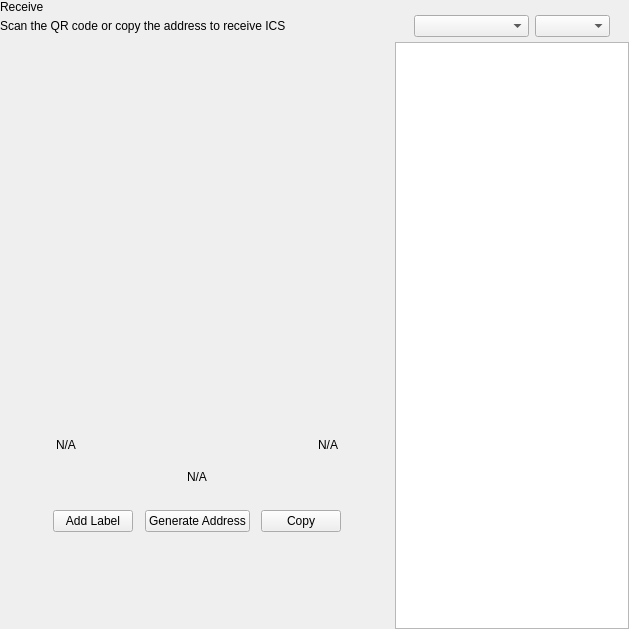
<?xml version="1.0" encoding="UTF-8"?>
<ui version="4.0">
 <class>ReceiveWidget</class>
 <widget class="QWidget" name="ReceiveWidget">
  <property name="geometry">
   <rect>
    <x>0</x>
    <y>0</y>
    <width>629</width>
    <height>629</height>
   </rect>
  </property>
  <property name="minimumSize">
   <size>
    <width>0</width>
    <height>0</height>
   </size>
  </property>
  <property name="windowTitle">
   <string>Form</string>
  </property>
  <layout class="QHBoxLayout" name="horizontalLayout_2" stretch="2,1">
   <property name="spacing">
    <number>0</number>
   </property>
   <property name="leftMargin">
    <number>0</number>
   </property>
   <property name="topMargin">
    <number>0</number>
   </property>
   <property name="rightMargin">
    <number>0</number>
   </property>
   <property name="bottomMargin">
    <number>0</number>
   </property>
   <item>
    <widget class="QWidget" name="left" native="true">
     <layout class="QVBoxLayout" name="verticalLayout_3">
      <property name="leftMargin">
       <number>0</number>
      </property>
      <property name="topMargin">
       <number>0</number>
      </property>
      <property name="rightMargin">
       <number>0</number>
      </property>
      <property name="bottomMargin">
       <number>0</number>
      </property>
      <item>
       <layout class="QVBoxLayout" name="verticalLayout_2">
        <property name="spacing">
         <number>0</number>
        </property>
        <property name="leftMargin">
         <number>0</number>
        </property>
        <item>
         <layout class="QHBoxLayout" name="horizontalLayout_3">
          <property name="spacing">
           <number>0</number>
          </property>
          <item>
           <layout class="QVBoxLayout" name="verticalLayout_4">
            <property name="spacing">
             <number>5</number>
            </property>
            <item>
             <widget class="QLabel" name="labelTitle">
              <property name="text">
               <string>Receive</string>
              </property>
             </widget>
            </item>
            <item alignment="Qt::AlignTop">
             <widget class="QLabel" name="labelSubtitle1">
              <property name="text">
               <string>Scan the QR code or copy the address to receive ICS</string>
              </property>
             </widget>
            </item>
           </layout>
          </item>
          <item>
           <spacer name="horizontalSpacer">
            <property name="orientation">
             <enum>Qt::Horizontal</enum>
            </property>
            <property name="sizeHint" stdset="0">
             <size>
              <width>40</width>
              <height>20</height>
             </size>
            </property>
           </spacer>
          </item>
         </layout>
        </item>
        <item>
         <spacer name="verticalSpacer_2">
          <property name="orientation">
           <enum>Qt::Vertical</enum>
          </property>
          <property name="sizeType">
           <enum>QSizePolicy::Expanding</enum>
          </property>
          <property name="sizeHint" stdset="0">
           <size>
            <width>20</width>
            <height>50</height>
           </size>
          </property>
         </spacer>
        </item>
        <item alignment="Qt::AlignHCenter">
         <widget class="QWidget" name="layoutQR" native="true">
          <property name="maximumSize">
           <size>
            <width>510</width>
            <height>16777215</height>
           </size>
          </property>
          <layout class="QVBoxLayout" name="verticalLayoutQr">
           <item>
            <spacer name="verticalSpacer11">
             <property name="orientation">
              <enum>Qt::Vertical</enum>
             </property>
             <property name="sizeType">
              <enum>QSizePolicy::Fixed</enum>
             </property>
             <property name="sizeHint" stdset="0">
              <size>
               <width>20</width>
               <height>20</height>
              </size>
             </property>
            </spacer>
           </item>
           <item alignment="Qt::AlignHCenter">
            <widget class="QLabel" name="labelQrImg">
             <property name="minimumSize">
              <size>
               <width>260</width>
               <height>260</height>
              </size>
             </property>
             <property name="maximumSize">
              <size>
               <width>260</width>
               <height>260</height>
              </size>
             </property>
             <property name="text">
              <string/>
             </property>
             <property name="alignment">
              <set>Qt::AlignCenter</set>
             </property>
            </widget>
           </item>
           <item>
            <spacer name="verticalSpacer_21">
             <property name="orientation">
              <enum>Qt::Vertical</enum>
             </property>
             <property name="sizeType">
              <enum>QSizePolicy::Fixed</enum>
             </property>
             <property name="sizeHint" stdset="0">
              <size>
               <width>20</width>
               <height>30</height>
              </size>
             </property>
            </spacer>
           </item>
           <item>
            <widget class="QWidget" name="widget" native="true">
             <property name="minimumSize">
              <size>
               <width>0</width>
               <height>0</height>
              </size>
             </property>
             <layout class="QHBoxLayout" name="horizontalLayout_5">
              <item>
               <widget class="QLabel" name="labelLabel">
                <property name="text">
                 <string notr="true">N/A</string>
                </property>
               </widget>
              </item>
              <item>
               <spacer name="horizontalSpacer_2">
                <property name="orientation">
                 <enum>Qt::Horizontal</enum>
                </property>
                <property name="sizeHint" stdset="0">
                 <size>
                  <width>141</width>
                  <height>20</height>
                 </size>
                </property>
               </spacer>
              </item>
              <item>
               <widget class="QLabel" name="labelDate">
                <property name="text">
                 <string notr="true">N/A</string>
                </property>
                <property name="alignment">
                 <set>Qt::AlignRight|Qt::AlignTrailing|Qt::AlignVCenter</set>
                </property>
               </widget>
              </item>
             </layout>
            </widget>
           </item>
           <item>
            <widget class="QLabel" name="labelAddress">
             <property name="sizePolicy">
              <sizepolicy hsizetype="Expanding" vsizetype="Preferred">
               <horstretch>0</horstretch>
               <verstretch>0</verstretch>
              </sizepolicy>
             </property>
             <property name="minimumSize">
              <size>
               <width>300</width>
               <height>0</height>
              </size>
             </property>
             <property name="text">
              <string notr="true">N/A</string>
             </property>
             <property name="alignment">
              <set>Qt::AlignCenter</set>
             </property>
            </widget>
           </item>
           <item>
            <spacer name="verticalSpacer_4">
             <property name="orientation">
              <enum>Qt::Vertical</enum>
             </property>
             <property name="sizeType">
              <enum>QSizePolicy::Fixed</enum>
             </property>
             <property name="sizeHint" stdset="0">
              <size>
               <width>20</width>
               <height>20</height>
              </size>
             </property>
            </spacer>
           </item>
           <item>
            <layout class="QHBoxLayout" name="horizontalLayout_4">
             <item alignment="Qt::AlignHCenter">
              <widget class="QPushButton" name="pushButtonLabel">
               <property name="focusPolicy">
                <enum>Qt::NoFocus</enum>
               </property>
               <property name="text">
                <string>Add Label</string>
               </property>
              </widget>
             </item>
             <item alignment="Qt::AlignHCenter">
              <widget class="QPushButton" name="pushButtonNewAddress">
               <property name="focusPolicy">
                <enum>Qt::NoFocus</enum>
               </property>
               <property name="text">
                <string>Generate Address</string>
               </property>
              </widget>
             </item>
             <item alignment="Qt::AlignHCenter">
              <widget class="QPushButton" name="pushButtonCopy">
               <property name="focusPolicy">
                <enum>Qt::NoFocus</enum>
               </property>
               <property name="text">
                <string>Copy</string>
               </property>
              </widget>
             </item>
            </layout>
           </item>
           <item>
            <spacer name="verticalSpacer_3">
             <property name="orientation">
              <enum>Qt::Vertical</enum>
             </property>
             <property name="sizeType">
              <enum>QSizePolicy::Expanding</enum>
             </property>
             <property name="sizeHint" stdset="0">
              <size>
               <width>20</width>
               <height>20</height>
              </size>
             </property>
            </spacer>
           </item>
          </layout>
         </widget>
        </item>
        <item>
         <spacer name="verticalSpacer">
          <property name="orientation">
           <enum>Qt::Vertical</enum>
          </property>
          <property name="sizeHint" stdset="0">
           <size>
            <width>20</width>
            <height>40</height>
           </size>
          </property>
         </spacer>
        </item>
       </layout>
      </item>
     </layout>
    </widget>
   </item>
   <item>
    <widget class="QWidget" name="right" native="true">
     <layout class="QVBoxLayout" name="verticalLayout_5">
      <property name="spacing">
       <number>0</number>
      </property>
      <property name="leftMargin">
       <number>1</number>
      </property>
      <property name="topMargin">
       <number>0</number>
      </property>
      <property name="rightMargin">
       <number>0</number>
      </property>
      <property name="bottomMargin">
       <number>0</number>
      </property>
      <item>
       <layout class="QVBoxLayout" name="container_right">
        <property name="spacing">
         <number>0</number>
        </property>
        <property name="leftMargin">
         <number>0</number>
        </property>
        <property name="rightMargin">
         <number>0</number>
        </property>
        <item>
         <layout class="QVBoxLayout" name="verticalLayout">
          <property name="spacing">
           <number>6</number>
          </property>
          <property name="leftMargin">
           <number>19</number>
          </property>
          <property name="rightMargin">
           <number>19</number>
          </property>
          <item>
           <widget class="OptionButton" name="btnRequest" native="true"/>
          </item>
          <item>
           <widget class="OptionButton" name="btnMyAddresses" native="true">
            <property name="sizePolicy">
             <sizepolicy hsizetype="Preferred" vsizetype="Minimum">
              <horstretch>0</horstretch>
              <verstretch>0</verstretch>
             </sizepolicy>
            </property>
           </widget>
          </item>
         </layout>
        </item>
        <item>
         <widget class="QWidget" name="sortWidget" native="true">
          <layout class="QHBoxLayout" name="horizontalLayout_6">
           <property name="leftMargin">
            <number>19</number>
           </property>
           <property name="rightMargin">
            <number>19</number>
           </property>
           <property name="bottomMargin">
            <number>5</number>
           </property>
           <item>
            <spacer name="horizontalSpacer_3">
             <property name="orientation">
              <enum>Qt::Horizontal</enum>
             </property>
             <property name="sizeHint" stdset="0">
              <size>
               <width>40</width>
               <height>20</height>
              </size>
             </property>
            </spacer>
           </item>
           <item>
            <widget class="QComboBox" name="comboBoxSort">
             <property name="sizePolicy">
              <sizepolicy hsizetype="Preferred" vsizetype="Fixed">
               <horstretch>0</horstretch>
               <verstretch>0</verstretch>
              </sizepolicy>
             </property>
             <property name="minimumSize">
              <size>
               <width>115</width>
               <height>0</height>
              </size>
             </property>
            </widget>
           </item>
           <item>
            <widget class="QComboBox" name="comboBoxSortOrder">
             <property name="sizePolicy">
              <sizepolicy hsizetype="Preferred" vsizetype="Fixed">
               <horstretch>0</horstretch>
               <verstretch>0</verstretch>
              </sizepolicy>
             </property>
             <property name="minimumSize">
              <size>
               <width>75</width>
               <height>0</height>
              </size>
             </property>
            </widget>
           </item>
          </layout>
         </widget>
        </item>
        <item>
         <widget class="QListView" name="listViewAddress"/>
        </item>
       </layout>
      </item>
     </layout>
    </widget>
   </item>
  </layout>
 </widget>
 <customwidgets>
  <customwidget>
   <class>OptionButton</class>
   <extends>QWidget</extends>
   <header>qt/iqcash/optionbutton.h</header>
   <container>1</container>
  </customwidget>
 </customwidgets>
 <resources/>
 <connections/>
</ui>
